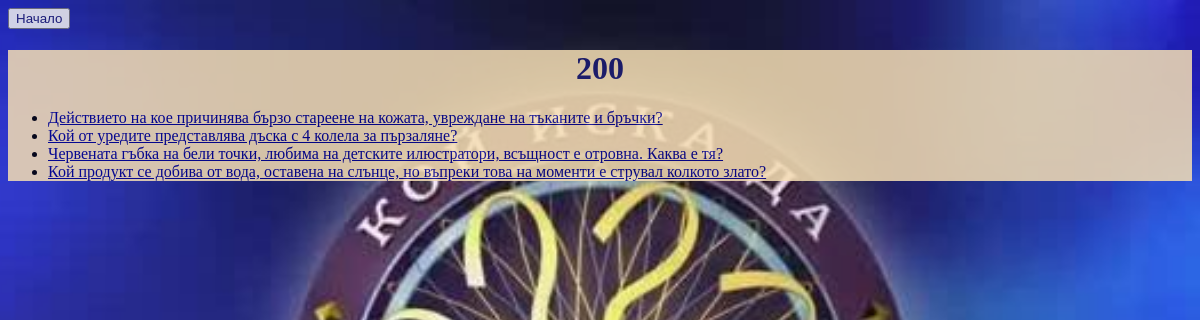
Page /2/ on the committed database.
### polls/models.py (models this page shows, shortened)
class Category(models.Model):
    price = models.IntegerField(default=100, unique=True)
    money_for_loss = models.IntegerField(default=0)

class Question(models.Model):
    category = models.ForeignKey(Category, on_delete=models.CASCADE, null=True)
    question_text = models.CharField(max_length=200)
    pub_date = models.DateTimeField('date published')

### polls/views.py (the view)
# urls.py: path('<int:pk>/', views.DetailView.as_view(), name='detail'),
class DetailView(generic.DetailView):
    model = Category
    template_name = 'polls/detail.html'

### polls/templates/polls/detail.html (shortened to what this page needs)
{% extends 'polls/base.html' %}
{% block content %}
{% load static %}
<link rel="stylesheet" type="text/css" href="{% static 'polls/style.css' %}">
<form style="background-color: Wheat">
<h1  style="color:MidnightBlue;" align="center">{{ category.price }}</h1>
{% if category.question_set.all %}
	<ul>
		{% for question in category.question_set.all %}
        <li><a href="{% url 'polls:q_detail' question.id %}" style="color:#00008B;">{{ question.question_text }}</a></li>
    	{% endfor %}
    </ul>
{% else %}
	<p style="color:#00008B;" align="center">Няма въпорси за тази категория</p>
{% endif %}
</form>
{% endblock %}
<!-- {% load static %}

### polls/static/polls/style.css (style rules this page uses)
li a { color: white; }
body { background-image: url("images/stani-bogat-0104-x264-277267-800x446.jpg"); background-color: #cccccc; height: 100%; background-position: center; background-repeat: no-repeat; background-size: cover; opacity: 0.85; }
form { margin: 0 auto; }

### rows in the picture
Category: price "200"
Question: question_text "Действието на кое причинява бързо стареене на кожата, увреждане на тъканите и бръчки?"
Question: question_text "Кой от уредите представлява дъска с 4 колела за пързаляне?"
Question: question_text "Червената гъбка на бели точки, любима на детските илюстратори, всъщност е отровна. Каква е тя?"
Question: question_text "Кой продукт се добива от вода, оставена на слънце, но въпреки това на моменти е струвал колкото злато?"
